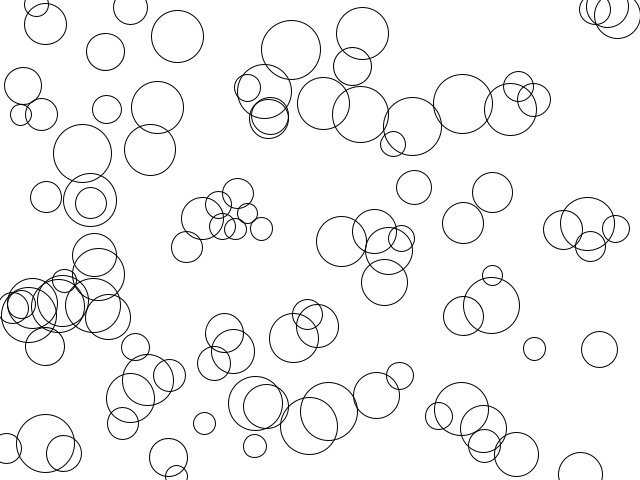
Frame 1 (no input)
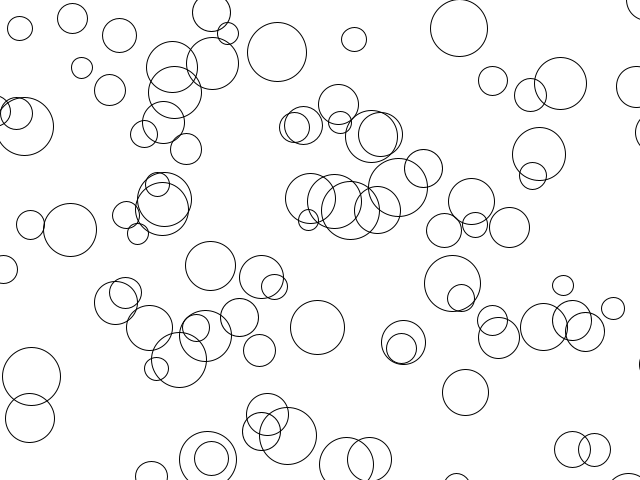
Frame 60 (the mouse pressed at the canvas centre just before this capture)
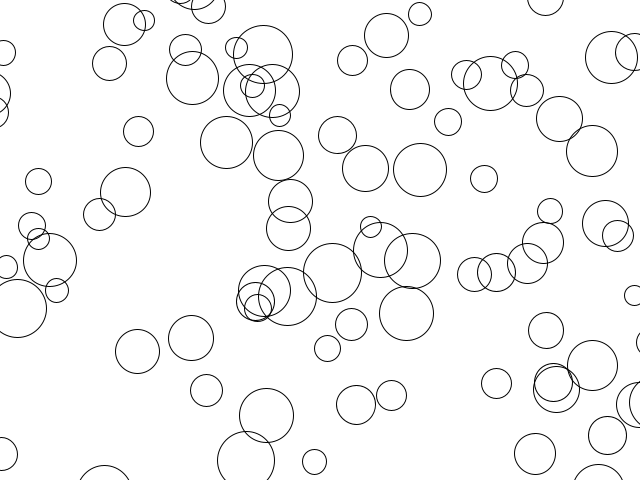
Frame 120 (the mouse held since frame 60 and released just before this capture)

The Processing sketch that drew these frames (run headless with seeded random() and noise(); from frame 60 on, the mouse is pressed at the canvas centre):

// Processing sketch: bit2atom_20201108_Structure3_process_evolution_07
// ── bit2atom_20201108_Structure3_process_evolution_07.pde
/* 
 
   Structure 3 (work in progress) 
   
   A surface filled with one hundred medium to small sized circles. 
   Each circle has a different size and direction, but moves at the same slow rate. 
   Display: 
   A. The instantaneous intersections of the circles 
   B. The aggregate intersections of the circles 
 
   Implemented by Casey Reas <http://groupc.net> 
   Uses circle intersection code from William Ngan <http://metaphorical.net> 
   Processing v.68 <http://processing.org> 
 
*/ 
 
int numCircle = 100; 
Circle[] circles = new Circle[numCircle]; 
 
void setup() 
{ 
  size(640, 480); 
  frameRate(30); 
  for(int i=0; i<numCircle; i++) { 
    circles[i] = new Circle(random(width), random(height), random(2, 6)*10, 
                            random(-2.0, 2.0), random(-2.0, 2.0)); 
  } 
  ellipseMode(CENTER); 
  background(255); 
} 
 
 
void draw() 
{ 
  background(255); 
  
  for(int i=0; i<numCircle; i++) { 
    circles[i].move(); 
  } 
} 
 
 
class Circle { 
 
  float x, y, r, sp, ysp; 
 
  Circle( float px, float py, float pr, float psp, float pysp) { 
    x = px; 
    y = py; 
    r = pr; 
    sp = psp; 
    ysp = pysp; 
  } 
  
  void move() { 
    x += sp; 
    y += ysp; 
    if(sp > 0) { 
      if(x > width+r) { 
        x = -r; 
      }   
    } else { 
      if(x < -r) { 
        x = width+r; 
      } 
    } 
    if(ysp > 0) { 
      if(y > height+r) { 
        y = -r; 
      } 
    } else { 
      if(y < -r) { 
        y = height+r; 
      } 
    } 
    
    stroke(0); 
    noFill(); 
    ellipse(x, y, r, r); 
  } 
} 
